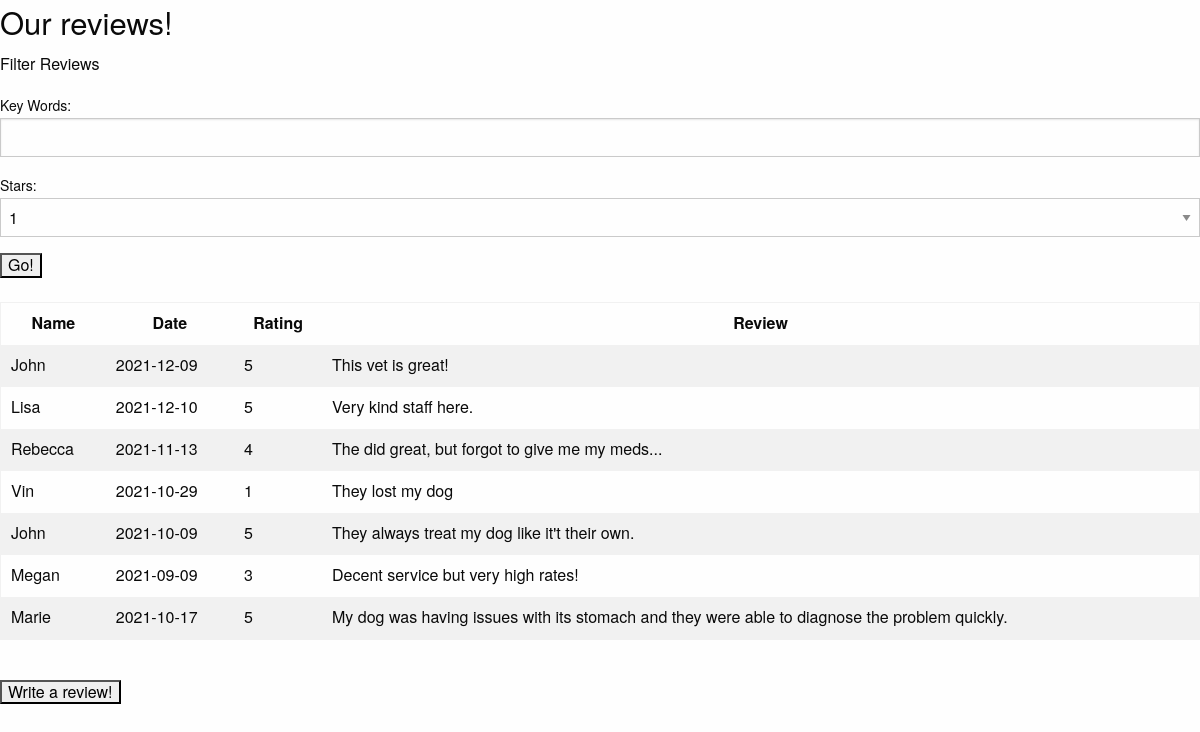
Screenshot of /reviews.php with the database file from the repository.
### tables this page shows
CREATE TABLE IF NOT EXISTS Reviews(
	Review_ID INT AUTO_INCREMENT NOT NULL,
	Name VARCHAR(255) NOT NULL,
	Date DATE,
	Rating INT,
	Review_Text VARCHAR(255),
	PRIMARY KEY (Review_ID)
);

### reviews.php (the view, shortened to what this page needs)
<!DOCTYPE html>
<html>
<head>
	<link rel="stylesheet" href="https://cdnjs.cloudflare.com/ajax/libs/foundation/6.7.4/css/foundation.min.css">
</head>
<body>
	<h3>Our reviews!</h3>
	<p>Filter Reviews</p>
	<form method = "post" action = "review_search.php">
		<label for = "search">Key Words:</label>
		<input type="text" name="search">
		<label for = "rating">Stars:</label>
			<select name = "stars">
				<option value = "1">1</option>
			</select>
		<input type="submit" value="Go!">
	</form>
	<br>
	<table>
		<tr>
			<th>Name</th><th>Date</th><th>Rating</th><th>Review</th>
		</tr>
		<?php
		$servername = "localhost";
		$username = "root";
		$password = "";
		$dbname = "vet";
		$conn = mysqli_connect($servername, $username, $password, $dbname);
		$sql = <<<SQL
		SELECT Name, Date, Rating, Review_Text FROM Reviews;
		SQL;
		$result = mysqli_query($conn, $sql);
		$data = mysqli_fetch_all($result, MYSQLI_ASSOC);
		foreach ($data as $key => $value) {
			echo("<tr><td>{$value["Name"]}</td><td>{$value["Date"]}</td><td>{$value["Rating"]}</td><td>{$value["Review_Text"]}</td></tr>");
		}
		?>
	</table>
	<br>
	<form method = "post" action = "write_review.php">
			<input type="submit" value="Write a review!">
	</form>
</body>
</html>

### rows the page displays
reviews: Name "John", Date "2021-12-09", Rating "5", Review_Text "This vet is great!"
reviews: Name "Lisa", Date "2021-12-10", Rating "5", Review_Text "Very kind staff here."
reviews: Name "Rebecca", Date "2021-11-13", Rating "4", Review_Text "The did great, but forgot to give me my meds..."
reviews: Name "Vin", Date "2021-10-29", Rating "1", Review_Text "They lost my dog"
reviews: Name "John", Date "2021-10-09", Rating "5", Review_Text "They always treat my dog like it't their own."
reviews: Name "Megan", Date "2021-09-09", Rating "3", Review_Text "Decent service but very high rates!"
reviews: Name "Marie", Date "2021-10-17", Rating "5", Review_Text "My dog was having issues with its stomach and they were able to diagnose the problem quickly."
